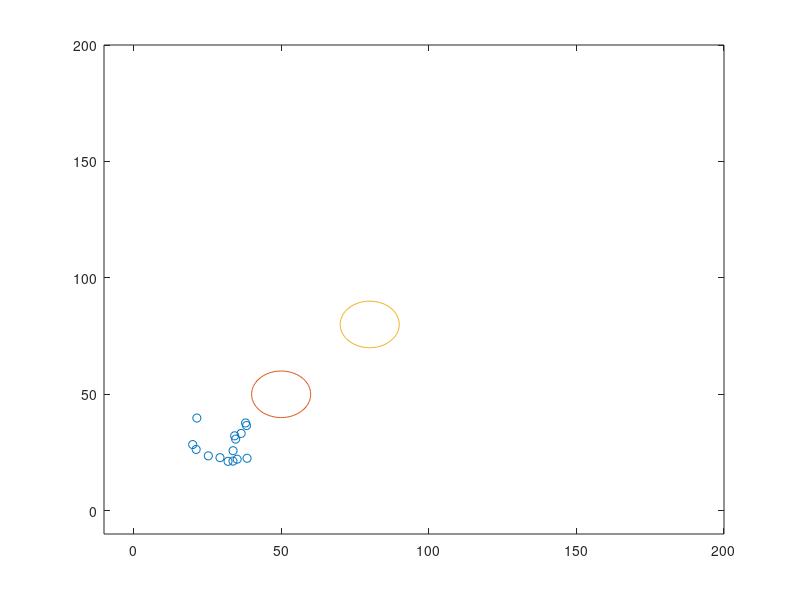

The MATLAB source for this figure: (Note: this script raises an error after producing the figure.)
clear;
clc;
% 参数
N = 15;     % 智能体个数
dt = 0.1;   % 步进
T = 200;    % 仿真时间
L = 200;    % 区域大小
R = 10;     % 智能体相互作用范围
D = 8;      % 智能体之间保持的距离（过大排斥，过小吸引）
D_O = 8;    % 和障碍物之间的距离
vmax = 2;   % 最大速度
Destination = [150, 150];   % 目的地
c1_alpha = 2;
c2_alpha = 3;
c1_beta = 8;
c2_beta = 2;
c1_gamma = 5;
c2_gamma = 4;

% 初始化
x = L/10*rand(N,2)+20; 
v = vmax*randn(N,2); 
t = 0;

% 初始化障碍物
Obstacle_Spheres = [50,50,10; 80,80,10]; % 圆形障碍物，格式为x,y,r
Obstacle_wall = [1,0,10;0,1,10]; % 无限墙体障碍物，Ax+By+C=0
theta = linspace(0,2*pi);
circles(1,:) = Obstacle_Spheres(1,3)*cos(theta) + Obstacle_Spheres(1,1);
circles(2,:) = Obstacle_Spheres(1,3)*sin(theta) + Obstacle_Spheres(1,2);
circles(3,:) = Obstacle_Spheres(2,3)*cos(theta) + Obstacle_Spheres(2,1);
circles(4,:) = Obstacle_Spheres(2,3)*sin(theta) + Obstacle_Spheres(2,2);

while t < T
    % Plot positions
    hold off;
    plot(x(:,1),x(:,2),'o');
    hold on;
    plot(circles(1,:), circles(2,:));
    plot(circles(3,:), circles(4,:));
    axis([-10 L -10 L]);
    drawnow;
    
    
    % 计算智能体间合力，包括障碍物和智能体
    u_alpha = zeros(N,2);
    u_beta = zeros(N,2);
    for i = 1:N
        % 找到alpha智能体邻居
        d = sqrt(sum((x(i,:)-x).^2,2));     % 和alpha智能体的距离
        N_i_alpha = find(d < R & d > 0);    % 邻居的索引
        % 计算u_alpha
        g1 = zeros(1,2); 
        g2 = zeros(1,2);
        for j = N_i_alpha'
            g1 = g1 + func_phi_alpha(func_sigma_norm(x(j,:)-x(i,:)),R,D) * func_nij(x(j,:)-x(i,:)); % repulsive term
            g2 = g2 + func_aij(x(j,:), x(i,:), R)*(v(j,:)-v(i,:)); % alignment term
        end
        
        u_alpha(i,:) = c1_alpha*g1 + c2_alpha*g2;

        % 计算和所有圆形beta智能体的距离
        Obstacle_dis_vector = zeros(height(Obstacle_Spheres)+height(Obstacle_wall),2);
        for j = 1:height(Obstacle_Spheres)
            distance_o = Obstacle_Spheres(j,1:2) - x(i,:); % 圆心和智能体距离
            proportion = 1 - Obstacle_Spheres(j,3)/norm(distance_o);% 计算比例
            Obstacle_dis_vector(j,:) = proportion*distance_o;% 得到距离向量
        end
        % 计算和所有墙体beta智能体的距离
        for j = 1:height(Obstacle_wall)
            % 垂直于直线的单位向量
            distance_o = Obstacle_wall(j,1:2) / norm(Obstacle_wall(j,1:2));
            % 点和直线的距离
            proportion = abs(Obstacle_wall(j,1)*x(j,1)+Obstacle_wall(j,2)*x(j,2)+Obstacle_wall(j,3))/sqrt(Obstacle_wall(j,1)^2+Obstacle_wall(j,2)^2);
            Obstacle_dis_vector(j+height(Obstacle_Spheres),:) = proportion*distance_o;% 得到距离向量
        end
        % 计算u_beta
        g1 = zeros(1,2); 
        g2 = zeros(1,2);
        for j = 1:height(Obstacle_dis_vector)
            g1 = g1 + func_phi_beta(func_sigma_norm(Obstacle_dis_vector(j,:)),D_O) * func_nij(Obstacle_dis_vector(j,:));
            g2 = g2 + func_bij(Obstacle_dis_vector(j,:), D_O)*(-v(i,:));
        end
        u_beta(i,:) = c1_beta*g1 + c2_beta*g2;
        
        
    end
    % 终点的吸引力
    u_gamma = -c1_gamma*func_sigma_1(x-Destination) - c2_gamma*func_sigma_1(v-[0,0]);

    % 最终合力
    u = u_gamma + u_alpha + u_beta;

    % 更新
    v = v + u*dt;
    x= x + dt*v; 
    t = t + dt

    %pause(0.01);
end

